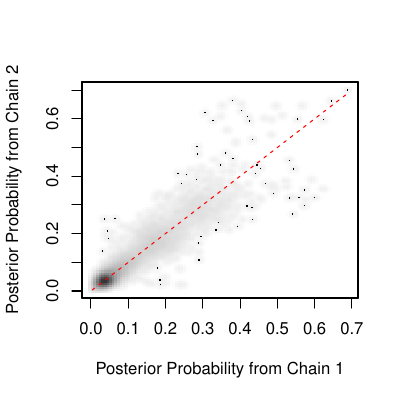

The script that saved this image:
rm(list=ls())

########
#bigEye#
########

#summarizing information from the posterior probabilities for shifts along branches (bayOU results)

#required files:
# all PP output from bayOU, set up to be saved in the following format: bayOU_[<tree number>]_[chain <a> or <b>]_posteriors


##make sure that all required files are in your working directory and that the MASS package is installed


require(MASS)


# read in the PP

read <- function (file) {
  return(tryCatch(read.csv(file), error=function(e) NULL))
}

dataFiles1 <- lapply(Sys.glob("..\\data\\paleo\\bayou_output\\*chain1_posteriors.csv"), read)

dataFiles1 <- dataFiles1[!sapply(dataFiles1,is.null)]

length(dataFiles1)

results1 <- list()

chains1.list <- for (i in 1:length(dataFiles1)) {
  temp <- dataFiles1[[i]]$pp
  results1[[i]] <- temp
  }

chains1 <- unlist(results1)

############################################
dataFiles2 <- lapply(Sys.glob("..\\data\\paleo\\bayou_output\\*chain2_posteriors.csv"), read)

dataFiles2 <- dataFiles2[!sapply(dataFiles2,is.null)]

results2 <- list()

chains2.list <- for (i in 1:length(dataFiles2)) {
  temp <- dataFiles2[[i]]$pp
  results2[[i]] <- temp
}

chains2 <- unlist(results2)


###########################################

#plot(chains1, chains2)
all.colors <- colors()
selection <- rev(all.colors[173:253])

pdf("figExt_03d.pdf", useDingbats=F, 4, 4)
smoothScatter(chains1, chains2, nbin=100, nrpoints=50, xlab="Posterior Probability from Chain 1", ylab="Posterior Probability from Chain 2", bandwidth=0.005, colramp = colorRampPalette(c("white", selection)))
#plot(chains1, chains2, pch=20, cex=0.4, xlab="Posterior Probability from Chain 1", ylab="Posterior Probability from Chain 2")
curve(1*x, add=TRUE, col="red", lty=2)
#fit1 <- lm(chains2~chains1)
#abline(fit1)
#fit1
dev.off()
